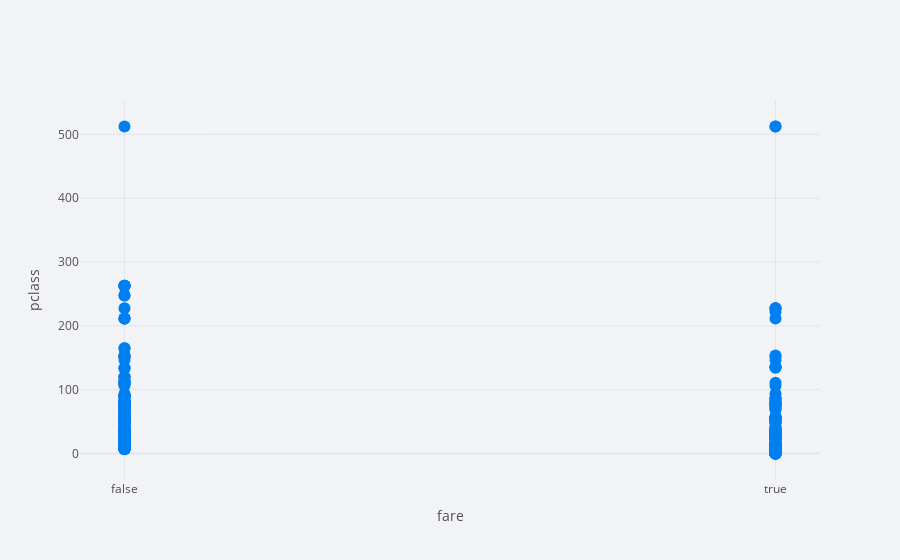

This figure's notebook cell:
### Code cell
titanic.iplot(x='alone', y='fare', mode='markers', xTitle='fare', yTitle='pclass')

### Figure 1 — Plotly figure (JSON) as saved in the notebook; plotly's stock layout.template omitted (floating-point values rounded to 4 significant figures; data arrays with more than 128 entries replaced by an {"elided": "..."} marker saying what was removed)
{"data": [{"line": {"color": "rgba(0, 128, 240, 1.0)", "dash": "solid", "shape": "linear", "width": 1.3}, "marker": {"size": 12, "symbol": "circle"}, "mode": "markers", "name": "fare", "text": "", "type": "scatter", "x": {"elided": "891 bool values"}, "y": {"elided": "891 float values"}}], "layout": {"legend": {"bgcolor": "#F2F3F7", "font": {"color": "#505050"}}, "paper_bgcolor": "#F2F3F7", "plot_bgcolor": "#F2F3F7", "title": {"font": {"color": "#484848"}}, "xaxis": {"gridcolor": "#E1E5ED", "showgrid": true, "tickfont": {"color": "#505050"}, "title": {"font": {"color": "#505050"}, "text": "fare"}, "zerolinecolor": "#E1E5ED"}, "yaxis": {"gridcolor": "#E1E5ED", "showgrid": true, "tickfont": {"color": "#505050"}, "title": {"font": {"color": "#505050"}, "text": "pclass"}, "zerolinecolor": "#E1E5ED"}}}
